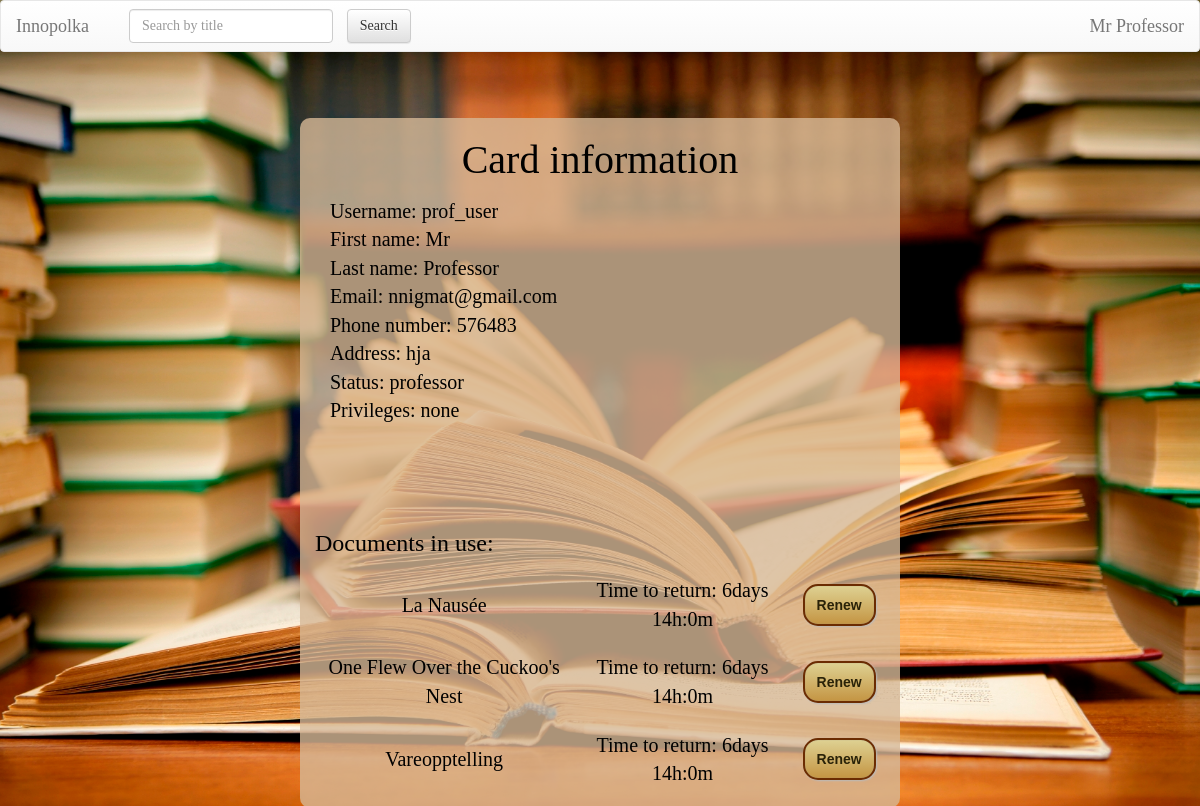
Screenshot of /user/?id=29 (signed in) with the database file from the repository.
### UserCards/models.py (models this page shows, shortened)
class UserProfile(models.Model):
    user = models.OneToOneField(User, on_delete=models.CASCADE)
    phone_number = models.CharField(max_length=15, null=True, blank=True)
    address = models.CharField(max_length=250, null=True, blank=True)
    status = models.CharField(max_length=250, default='student')
    privileges = models.CharField(max_length=250, default='no privileges')

### Documents/models.py (models this page shows, shortened)
class DocumentCopy(models.Model):
    doc = models.ForeignKey(Document, blank=True, default=None, on_delete=models.CASCADE) # link document which is checked out
    checked_up_by_whom = models.ForeignKey(User, blank=True, default=None, on_delete=models.CASCADE) # link to holder
    date = models.DateTimeField(default=str(datetime.datetime.today().strftime("%Y-%m-%d %H:%M")))
    returning_date = models.DateTimeField(default=str(datetime.datetime.today().strftime("%Y-%m-%d %H:%M")))
    time_left = models.CharField(null=True, max_length=250)
    fine_price = models.IntegerField(null=True)
    renewed = models.BooleanField(default=False)
    class Meta:
        verbose_name_plural = 'Document copies'
    def __str__(self):
        return self.doc.title

class Document(models.Model):
    title = models.CharField(max_length=250)
    price = models.IntegerField()
    keywords = models.CharField(max_length=250) # the list of keywords stored in string
    authors = models.CharField(max_length=250) # the list of authors in string format splitted by space
    cover = models.CharField(max_length=1000, default="https://lh3.googleusercontent.com/zqfUbCXdb1oGmsNEzNxTjQU5ZlS3x46nQoB83sFbRSlMnpDTZgdVCe_LvCx-rl7sOA=w300")
    copies = models.PositiveIntegerField(default=1)
    type = models.CharField(max_length=100, default='Document')
    is_bestseller = models.BooleanField(default=False)
    is_reference = models.BooleanField(default=False)
    level = models.PositiveIntegerField(default=1)
    room = models.PositiveIntegerField(default=1)

### Documents/librarian_view.py (the view)
    def inner(request, *args, **kwargs):
        if request.user.is_authenticated:
            return func(request, *args, **kwargs)
        return redirect('/')

### Documents/librarian_view.py (called while the page is built)
def need_logged_in(func):
    def inner(request, *args, **kwargs):
        if request.user.is_authenticated:
            return func(request, *args, **kwargs)
        return redirect('/')
    return inner

### UserCards/templates/UserCards/index.html (shortened to what this page needs)
{% extends 'Documents/base.html' %}
{% load staticfiles %}
{% block body %}
    <link rel="stylesheet" type="text/css" href="{% static 'UserCards/usercards_style.css' %}"/>
    <div class="container">
    <h2 class="black">Card information</h2>
    <p>
        {% for field, value in fields %}
            {{ field }}: {{ value }}
            <br>
        {% endfor %}
    </p>
    <div>
        {% if status != 'librarian' and status != 'admin' %}
            <table class="used-docs">
                <th colspan="3"><h3>Documents in use:</h3></th>
                {% for copy in copies %}
                    <tr>
                        <td><a href="/{{ copy.doc.id }}">{{ copy }}</a></td>
                        <td>{{ copy.time_left }}<br></td>
                        {% if user.is_staff %}
                            <td><a class="button" href="/requests/return/?copy_id={{ copy.id }}" onclick="
                                    return confirm('Return {{ copy.doc.title }} from {{ copy.checked_up_by_whom.username }} back?');
                                    ">Return</a></td>
                        {% else %}
                            <td>
                                <button class="btn button" onclick="
                                        var response = httpGet('/requests/renew/?copy_id={{ copy.id }}').toString();
                                        alert(response);
                                        if (response.substr(0, 3) === 'You') // refresh to see new returning date
                                        window.location.reload(false);
                                        ">Renew
                                </button>
                            </td>
                            <br>
                        {% endif %}
                    </tr>
                {% endfor %}
            </table>
        {% endif %}
    </div>
{% endblock %}

### Documents/templates/Documents/base.html (shortened to what this page needs)
<!DOCTYPE html>
<html lang="en">
<head>
    {% load staticfiles %}
    <link rel="stylesheet" href="//maxcdn.bootstrapcdn.com/bootstrap/3.2.0/css/bootstrap.min.css">
    <link rel="stylesheet" href="//maxcdn.bootstrapcdn.com/bootstrap/3.2.0/css/bootstrap-theme.min.css">
</head>
<body>
<nav class="navbar navbar-default">
    <div class="container-fluid">
        <div class="navbar-header">
            <a class="navbar-brand" href="/">Innopolka</a>
        </div>
        <div class="collapse navbar-collapse" id="bs-example-navbar-collapse-1">
            <form class="navbar-form navbar-left" action="/">
                <div class="form-group">
                    <input type="text" class="form-control" name="q" placeholder="Search by title" >
                </div>
                <input type="submit" class="btn btn-default not_wide" value="Search">
            </form>
            <ul class="nav navbar-nav navbar-right">
                {% if user.is_anonymous %}
                    <li><a href="/user/login">Log In</a></li>
                {% elif user.is_authenticated %}
                    <ul class="nav navbar-nav navbar-right">
                        <li class="nav-item dropdown">
                            <a class="navbar-brand" href="/user/?id={{ user.id }}" id="dropdown02"
                               data-toggle="dropdown"
                               aria-haspopup="true" aria-expanded="false">{{ user.first_name }} {{ user.last_name }}</a>
                    </ul>
                {% endif %}
            </ul>
        </div>
    </div>
</nav>
{% block body %}{% endblock %}
</body>
</html>

### UserCards/static/UserCards/usercards_style.css (style rules this page uses)
body { background-color: #0a0a1f; font-family: Futura; color: white; }

### Documents/templates/Documents/base.html (style rules this page uses)
body { font-family: Futura; color: white; background: url("/Documents/static/images/background.jpg") no-repeat fixed center center; background-size: cover; }
table { border: 3px solid saddlebrown; border-radius: 5px; width: 80%; background-color: rgba(214, 184, 150, 0.8); color: black; empty-cells: hide; text-align: center; margin: 10px; }
tr { border: 1px solid saddlebrown; text-align: center; }
td { border: 1px solid saddlebrown; padding: 10px; font-size: 20px; color: black; }
.container { background-color: rgba(214, 184, 150, 0.8); color: saddlebrown; font-size: 15px; margin: 0 auto; overflow: visible; position: absolute; left: 38%; top: 25%; width: 24%; border-radius: 10px; }
form { padding: 5px; color: black; font-size: 15px; margin: 5px; }
input { background-color: floralwhite; border: 2px solid saddlebrown; border-radius: 5px; margin: 0 0 0 10px; left: 50%; }
h2 { color: black; font-size: 40px; text-align: center; }
.button { text-decoration: none; text-align: center; padding: 11px 12px; border: solid 2px #6b2c02; -webkit-border-radius: 15px; -moz-border-radius: 15px; border-radius: 15px; font: 14px "Lucida Sans Unicode", "Lucida Grande", sans-serif; font-weight: bold; color: #292208; background-color: #ded192; background-image: -moz-linear-gradient(top, #ded192 0%, #c49543 100%); background-image: -webkit-linear-gradient(top, #ded192 0%, #c49543 100%); background-image: -o-linear-gradient(top, #ded192 0%, #c49543 100%); background-image: -ms-linear-gradient(top, #ded192 0%, #c49543 100%); filter: progid:DXImageTransform.Microsoft.gradient(startColorstr='#c49543', endColorstr='#c49543', GradientType=0); background-image: linear-gradient(top, #ded192 0%, #c49543 100%); -webkit-box-shadow: 1px 1px 2px #bababa, inset 0px 0px 1px #969393; -moz-box-shadow: 1px 1px 2px #bababa, inset 0px 0px 1px #969393; box-shadow: 1px 1px 2px #bababa, inset 0px 0px 1px #969393; }

### UserCards/templates/UserCards/index.html (style rules this page uses)
.container { background-color: rgba(214, 184, 150, 0.8); color: saddlebrown; font-size: 15px; overflow: visible; position: absolute; width: 50%; border: 0; border-radius: 10px; margin-left: -13%; margin-top: -7%; }
h2 { color: white; font-size: 40px; text-align: center; }
form { padding: 5px; color: black; font-size: 15px; margin: 5px; }
input { background-color: floralwhite; border: 2px solid saddlebrown; border-radius: 5px; margin: 0 0 0 10px; left: 50%; }
p { color: black; margin: 15px; font-size: 20px; }
a { color: black; text-decoration: none; }
table { border: none; border-radius: 10px; width: 50%; background-color: rgba(214, 184, 150, 0.8); margin: 1% 10px 10px 25%; }
tr { border: none; text-align: left; }
td { border: none; text-align: center; }
.black { color: black; }
.used-docs { width: 100%; background-color: rgba(214, 184, 150, 0); margin-left: 0; }
.button { margin: 1%; }

### rows the page displays
UserProfile: fields "576483" "hja" "professor" "none"
DocumentCopy: doc.title "La Nausée", time_left "Time to return: 6days 14h:0m"
DocumentCopy: doc.title "One Flew Over the Cuckoo's Nest", time_left "Time to return: 6days 14h:0m"
DocumentCopy: doc.title "Vareopptelling", time_left "Time to return: 6days 14h:0m"

### other values shown
{{ user.first_name }} "Mr"
{{ user.last_name }} "Professor"
{{ field }} "Username" "First name" "Last name" "Email" "Phone number" "Address" "Status" "Privileges"
{{ value }} "prof_user" "Mr" "Professor" "nnigmat@gmail.com"
